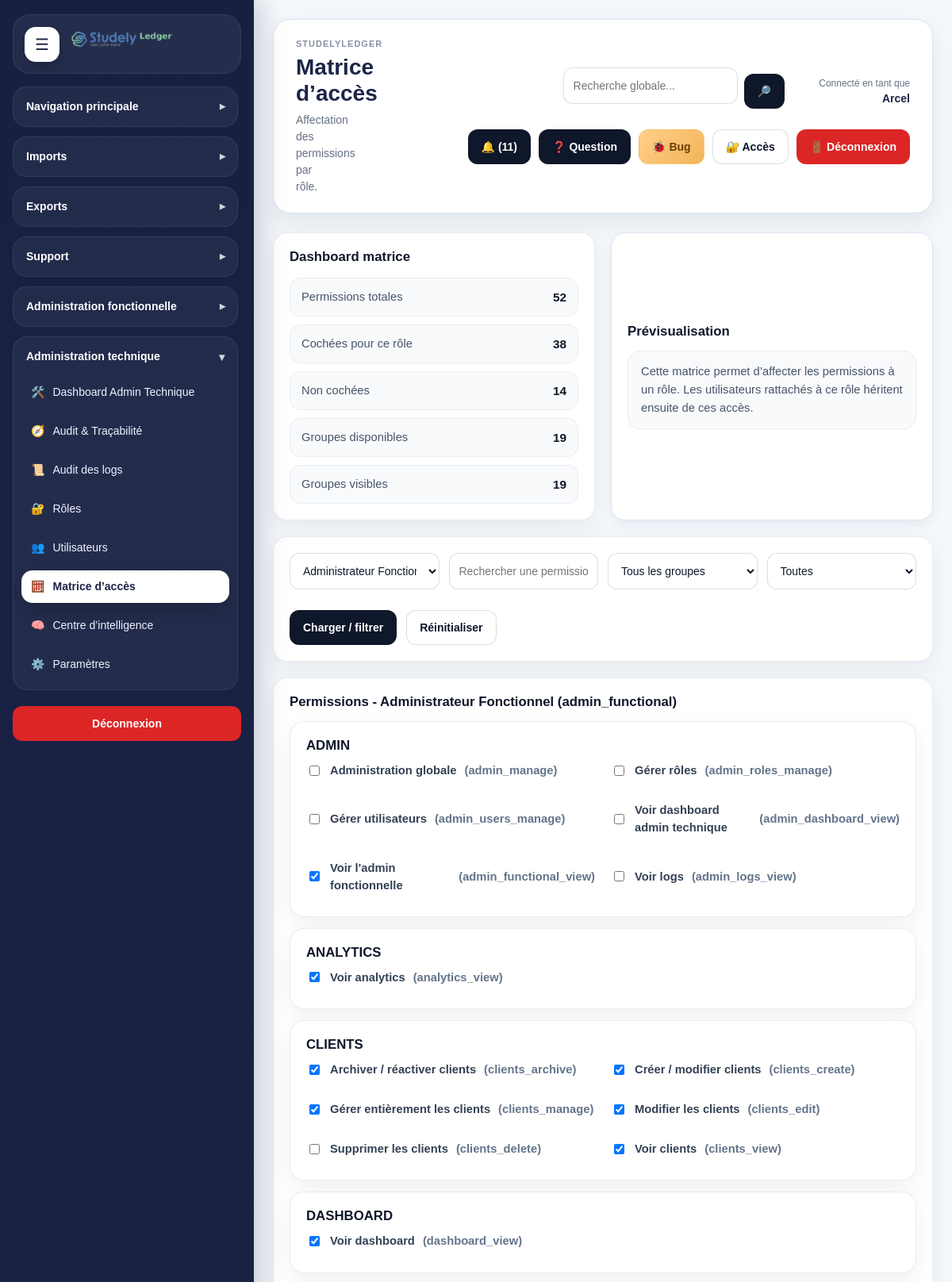
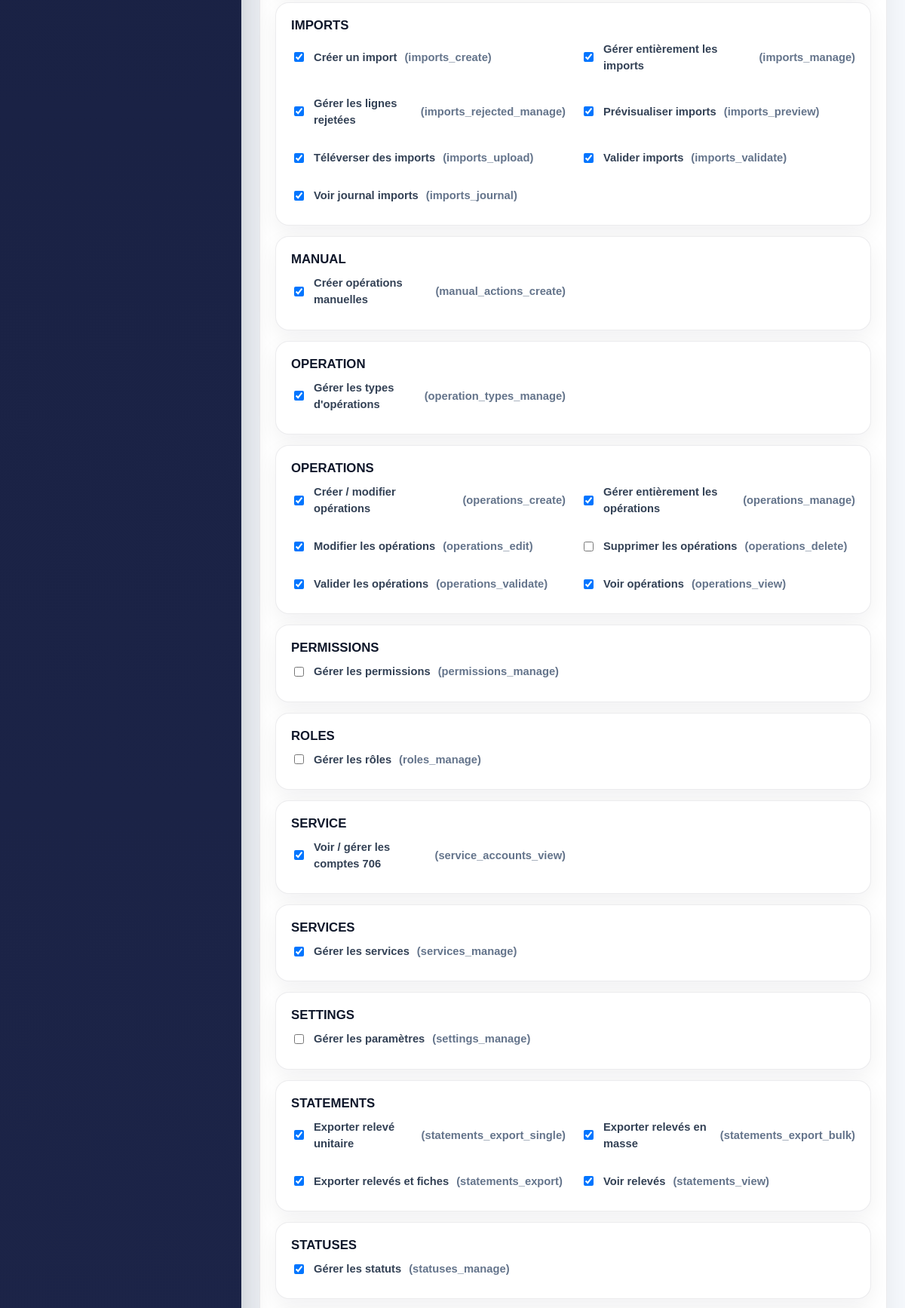
The app's page /modules/admin/access_matrix.php (signed in, upper part) with its own data (2 pictures, top to bottom).
### tables this page shows
CREATE TABLE `roles` (
  `id` int(11) NOT NULL,
  `code` varchar(100) NOT NULL,
  `label` varchar(150) NOT NULL,
  `created_at` datetime NOT NULL DEFAULT current_timestamp()
);

CREATE TABLE `permissions` (
  `id` int(11) NOT NULL,
  `code` varchar(120) NOT NULL,
  `label` varchar(180) NOT NULL,
  `created_at` datetime NOT NULL DEFAULT current_timestamp()
);

### includes/admin_functions.php (called while the page is built, shortened)
<?php
if (!function_exists('e')) {
    function e(?string $value): string
    {
        return htmlspecialchars((string)($value ?? ''), ENT_QUOTES, 'UTF-8');
    }
}
        ?>

### modules/admin/access_matrix.php (the view, shortened to what this page needs)
<?php
$pdo = getPDO();
require_once __DIR__ . '/../../includes/admin_functions.php';
if (!function_exists('aam_fetch_roles')) {
    function aam_fetch_roles(PDO $pdo): array
    {
        return $pdo->query("
            SELECT id, code, label
            FROM roles
            ORDER BY label ASC
        ")->fetchAll(PDO::FETCH_ASSOC);
    }
}
if (!function_exists('aam_fetch_permissions')) {
    function aam_fetch_permissions(PDO $pdo): array
    {
        return $pdo->query("
            SELECT id, code, label
            FROM permissions
            ORDER BY label ASC
        ")->fetchAll(PDO::FETCH_ASSOC);
    }
}
if (!function_exists('aam_find_role')) {
    function aam_find_role(PDO $pdo, int $roleId): ?array
    {
        $stmt = $pdo->prepare("
            SELECT id, code, label
            FROM roles
            WHERE id = ?
            LIMIT 1
        ");
        $stmt->execute([$roleId]);
        $row = $stmt->fetch(PDO::FETCH_ASSOC);
        return $row ?: null;
    }
}
if (!function_exists('aam_fetch_current_permission_ids')) {
    function aam_fetch_current_permission_ids(PDO $pdo, int $roleId): array
    {
        $stmt = $pdo->prepare("
            SELECT permission_id
            FROM role_permissions
            WHERE role_id = ?
        ");
        $stmt->execute([$roleId]);
        return array_map('intval', $stmt->fetchAll(PDO::FETCH_COLUMN));
    }
}
if (!function_exists('aam_group_permissions')) {
    function aam_group_permissions(array $permissions): array
    {
        $grouped = [];
        foreach ($permissions as $permission) {
            $code = (string)($permission['code'] ?? '');
            $parts = explode('_', $code);
            $group = $parts[0] ?? 'other';
            if (!isset($grouped[$group])) {
                $grouped[$group] = [];
            }
            $grouped[$group][] = $permission;
        }
        ksort($grouped);
        return $grouped;
    }
}
$previewMode = false;
$previewData = null;
$roles = aam_fetch_roles($pdo);
$permissions = aam_fetch_permissions($pdo);
$selectedRoleId = (int)($_GET['role_id'] ?? $_POST['role_id'] ?? 0);
if ($selectedRoleId <= 0 && !empty($roles)) {
    $selectedRoleId = (int)$roles[0]['id'];
}
$filterPermissionSearch = trim((string)($_GET['filter_permission_search'] ?? $_POST['filter_permission_search'] ?? ''));
$currentPermissionIds = $selectedRoleId > 0 ? aam_fetch_current_permission_ids($pdo, $selectedRoleId) : [];
$formPermissionIds = $currentPermissionIds;
$selectedRole = $selectedRoleId > 0 ? aam_find_role($pdo, $selectedRoleId) : null;
$groupedPermissions = aam_group_permissions($permissions);
$filteredGroupedPermissions = [];
foreach ($groupedPermissions as $group => $items) {
    $kept = [];
    foreach ($items as $permission) {
        $kept[] = $permission;
    }
    if ($kept) {
        $filteredGroupedPermissions[$group] = $kept;
    }
}
$dashboard = [
    'total_permissions' => count($permissions),
    'checked_permissions' => count($formPermissionIds),
    'unchecked_permissions' => max(0, count($permissions) - count($formPermissionIds)),
    'groups_count' => count($groupedPermissions),
    'visible_groups_count' => count($filteredGroupedPermissions),
];
require_once __DIR__ . '/../../includes/document_start.php';
?>
<div class="layout">
    <?php require_once __DIR__ . '/../../includes/sidebar.php'; ?>
    <div class="main">
        <?php require_once __DIR__ . '/../../includes/header.php'; ?>
        <div class="dashboard-grid-2" style="margin-bottom:20px;">
            <div class="card">
                <h3 class="section-title">Dashboard matrice</h3>
                <div class="sl-data-list">
                    <div class="sl-data-list__row"><span>Permissions totales</span><strong><?= (int)$dashboard['total_permissions'] ?></strong></div>
                    <div class="sl-data-list__row"><span>Cochées pour ce rôle</span><strong><?= (int)$dashboard['checked_permissions'] ?></strong></div>
                    <div class="sl-data-list__row"><span>Non cochées</span><strong><?= (int)$dashboard['unchecked_permissions'] ?></strong></div>
                    <div class="sl-data-list__row"><span>Groupes disponibles</span><strong><?= (int)$dashboard['groups_count'] ?></strong></div>
                    <div class="sl-data-list__row"><span>Groupes visibles</span><strong><?= (int)$dashboard['visible_groups_count'] ?></strong></div>
                </div>
            </div>
            <div class="dashboard-panel">
                <h3 class="section-title">Prévisualisation</h3>
                <?php if ($previewMode && $previewData): ?>
                    <div class="sl-data-list">
                        <div class="sl-data-list__row">
                            <span>Rôle</span>
                            <strong><?= e(($previewData['role']['label'] ?? '') . ' (' . ($previewData['role']['code'] ?? '') . ')') ?></strong>
                        </div>
                        <div class="sl-data-list__row">
                            <span>Nombre de permissions</span>
                            <strong><?= (int)$previewData['permission_count'] ?></strong>
                        </div>
                    </div>
                    <?php if (!empty($previewData['grouped'])): ?>
                        <?php foreach ($previewData['grouped'] as $group => $items): ?>
                            <div class="table-card" style="margin-top:14px;">
                                <h4 class="section-title"><?= e(strtoupper($group)) ?></h4>
                                <ul style="margin:0; padding-left:18px;">
                                    <?php foreach ($items as $permission): ?>
                                        <li><?= e($permission['label']) ?> <span class="muted">(<?= e($permission['code']) ?>)</span></li>
                                    <?php endforeach; ?>
                                </ul>
                            </div>
                        <?php endforeach; ?>
                    <?php else: ?>
                        <div class="dashboard-note" style="margin-top:14px;">Aucune permission sélectionnée.</div>
                    <?php endif; ?>
                <?php else: ?>
                    <div class="dashboard-note">
                        Cette matrice permet d’affecter les permissions à un rôle. Les utilisateurs rattachés à ce rôle héritent ensuite de ces accès.
                    </div>
                <?php endif; ?>
            </div>
        </div>
        <div class="form-card" style="margin-bottom:20px;">
            <form method="GET" class="inline-form">
                <select name="role_id">
                    <?php foreach ($roles as $role): ?>
                        <option value="<?= (int)$role['id'] ?>" <?= $selectedRoleId === (int)$role['id'] ? 'selected' : '' ?>>
                            <?= e($role['label']) ?> (<?= e($role['code']) ?>)
                        </option>
                    <?php endforeach; ?>
                </select>
                <input type="text" name="filter_permission_search" value="<?= e($filterPermissionSearch) ?>" placeholder="Rechercher une permission">
                <select name="filter_group">
                    <option value="">Tous les groupes</option>
                </select>
                <select name="filter_checked">
                    <option value="">Toutes</option>
                </select>
                <button type="submit" class="btn btn-secondary">Charger / filtrer</button>
                <a href="<?= e(APP_URL) ?>modules/admin/access_matrix.php?role_id=<?= (int)$selectedRoleId ?>" class="btn btn-outline">Réinitialiser</a>
            </form>
        </div>
        <div class="form-card">
            <form method="POST">
                <h3 class="section-title">
                    Permissions<?= $selectedRole ? ' - ' . e($selectedRole['label'] . ' (' . $selectedRole['code'] . ')') : '' ?>
                </h3>
                <?php foreach ($filteredGroupedPermissions as $group => $items): ?>
                    <div class="table-card" style="margin-top:14px;">
                        <h4 class="section-title" style="margin-bottom:10px;"><?= e(strtoupper($group)) ?></h4>
                        <div class="dashboard-grid-2">
                            <?php foreach ($items as $permission): ?>
                                <label style="display:flex;gap:10px;align-items:center;">
                                    <input
                                        type="checkbox"
                                        name="permission_ids[]"
                                        value="<?= (int)$permission['id'] ?>"
                                        <?= in_array((int)$permission['id'], $formPermissionIds, true) ? 'checked' : '' ?>
                                    >
                                    <?= e($permission['label']) ?>
                                    <span class="muted">(<?= e($permission['code']) ?>)</span>
                                </label>
                            <?php endforeach; ?>
                        </div>
                    </div>
                <?php endforeach; ?>
            </form>
        </div>
    </div>
</div>
<?php require_once __DIR__ . '/../../includes/document_end.php'; ?>

### assets/css/style.css (style rules this page uses)
:root { --bg:#f4f7fb; --surface:#ffffff; --surface-soft:#f8fbff; --border:#dbe4f0; --border-strong:#c8d5e6; --text:#1f2937; --muted:#667085; --heading:#1d2549; --primary:#1d2549; --primary-2:#2f4db8; --primary-soft:#eef2ff; --success:#117a4f; --success-soft:#e8f8f0; --danger:#b42318; --danger-soft:#fff1f2; --warning:#b54708; --warning-soft:#fff7ed; --info:#175cd3; --info-soft:#eff6ff; --shadow-sm:0 6px 16px rgba(18, 38, 63, 0.06); --shadow-md:0 12px 30px rgba(18, 38, 63, 0.08); --shadow-lg:0 18px 45px rgba(18, 38, 63, 0.12); --radius-sm:12px; --radius-md:18px; --radius-lg:24px; --sidebar-width:320px; --sidebar-width-collapsed:96px; }
*, *::before, *::after { box-sizing:border-box; }
html, body { margin:0; padding:0; min-height:100%; }
body { font-family:Arial, Helvetica, sans-serif; font-size:14px; line-height:1.5; color:var(--text); background:var(--bg); }
.layout { display:flex; min-height:100vh; width:100%; }
.main { flex:1 1 auto; min-width:0; padding:24px; }
h1,h2,h3,h4,h5,h6 { margin:0 0 12px 0; color:var(--heading); line-height:1.2; }
h3 { font-size:20px; }
.muted { color:var(--muted); }
.section-title { margin-bottom:14px; }
.card, .form-card, .table-card, .dashboard-panel { background:var(--surface); border:1px solid var(--border); border-radius:var(--radius-md); box-shadow:var(--shadow-sm); padding:20px; }
.dashboard-grid-2 { display:grid; grid-template-columns:repeat(2, minmax(0, 1fr)); gap:20px; }
.dashboard-note, .suggestion-box { background:var(--surface-soft); border:1px solid var(--border); border-radius:14px; padding:14px 16px; color:var(--muted); }
.dashboard-panel { display:flex; flex-direction:column; justify-content:center; }
.btn { display:inline-flex; align-items:center; justify-content:center; gap:8px; min-height:42px; padding:10px 16px; border-radius:14px; border:1px solid transparent; font-weight:700; font-size:14px; cursor:pointer; transition:transform .16s ease, box-shadow .16s ease, opacity .16s ease, background .16s ease, border-color .16s ease; text-decoration:none; white-space:nowrap; }
.btn-secondary { color:var(--primary); background:var(--primary-soft); border-color:#cfd8ff; }
.btn-outline { color:var(--heading); background:#fff; border-color:var(--border-strong); }
form { margin:0; }
label { display:block; margin:0 0 6px 0; font-weight:600; color:var(--heading); }
input[type="text"], input[type="email"], input[type="password"], input[type="number"], input[type="date"], input[type="file"], select, textarea { width:100%; border:1px solid var(--border); border-radius:14px; padding:12px 14px; font-size:14px; background:#fff; color:var(--text); outline:none; transition:border-color .16s ease, box-shadow .16s ease, background .16s ease; margin-bottom:14px; }
.inline-form { display:flex; flex-wrap:wrap; gap:12px; align-items:end; }
.inline-form > * { flex:1 1 180px; }
.inline-form .btn, .inline-form button { flex:0 0 auto; }
.main { overflow-x: hidden; }
.layout, .main, .sl-grid, .sl-card, .sl-chart-box { scroll-behavior: auto !important; }
html { scroll-behavior: auto; }
.sl-data-list { display: grid; gap: 10px; }
.sl-data-list__row { display: flex; justify-content: space-between; gap: 12px; min-height: 48px; align-items: center; padding: 12px 14px; border-radius: 12px; background: rgba(248, 250, 252, 0.85); border: 1px solid rgba(148, 163, 184, 0.14); }
.sl-data-list__row span { color: #475569; font-size: 0.92rem; }
.sl-data-list__row strong { color: #0f172a; font-size: 0.96rem; font-weight: 800; text-align: right; }

### records on screen
roles: label+code "Administrateur Fonctionnel (admin_functional)"
permissions: label "Administration globale", code "admin_manage"
permissions: label "Gérer rôles", code "admin_roles_manage"
permissions: label "Gérer utilisateurs", code "admin_users_manage"
permissions: label "Voir dashboard admin technique", code "admin_dashboard_view"
permissions: id "☑", label "Voir l'admin fonctionnelle", code "admin_functional_view"
permissions: label "Voir logs", code "admin_logs_view"
permissions: id "☑", label "Voir analytics", code "analytics_view"
permissions: id "☑", label "Archiver / réactiver clients", code "clients_archive"
permissions: id "☑", label "Créer / modifier clients", code "clients_create"
permissions: id "☑", label "Gérer entièrement les clients", code "clients_manage"
permissions: id "☑", label "Modifier les clients", code "clients_edit"
permissions: label "Supprimer les clients", code "clients_delete"
permissions: id "☑", label "Voir clients", code "clients_view"
permissions: id "☑", label "Voir dashboard", code "dashboard_view"
permissions: id "☑", label "Créer un import", code "imports_create"
permissions: id "☑", label "Gérer entièrement les imports", code "imports_manage"
permissions: id "☑", label "Gérer les lignes rejetées", code "imports_rejected_manage"
permissions: id "☑", label "Prévisualiser imports", code "imports_preview"
permissions: id "☑", label "Téléverser des imports", code "imports_upload"
permissions: id "☑", label "Valider imports", code "imports_validate"
permissions: id "☑", label "Voir journal imports", code "imports_journal"
permissions: id "☑", label "Créer opérations manuelles", code "manual_actions_create"
permissions: id "☑", label "Gérer les types d'opérations", code "operation_types_manage"
permissions: id "☑", label "Créer / modifier opérations", code "operations_create"
permissions: id "☑", label "Gérer entièrement les opérations", code "operations_manage"
permissions: id "☑", label "Modifier les opérations", code "operations_edit"
permissions: label "Supprimer les opérations", code "operations_delete"
permissions: id "☑", label "Valider les opérations", code "operations_validate"
permissions: id "☑", label "Voir opérations", code "operations_view"
permissions: label "Gérer les permissions", code "permissions_manage"
permissions: label "Gérer les rôles", code "roles_manage"
permissions: id "☑", label "Voir / gérer les comptes 706", code "service_accounts_view"
permissions: id "☑", label "Gérer les services", code "services_manage"
permissions: label "Gérer les paramètres", code "settings_manage"
permissions: id "☑", label "Exporter relevé unitaire", code "statements_export_single"
permissions: id "☑", label "Exporter relevés en masse", code "statements_export_bulk"
permissions: id "☑", label "Exporter relevés et fiches", code "statements_export"
permissions: id "☑", label "Voir relevés", code "statements_view"
permissions: id "☑", label "Gérer les statuts", code "statuses_manage"

### other values on screen
APP_NAME "STUDELYLEDGER"
$title "Matrice d’accès"
$subtitle "Affectation des permissions par rôle."
$currentUser "Arcel"
$notificationCount "11"
$dashboard['total_permissions'] "52"
$dashboard['checked_permissions'] "38"
$dashboard['unchecked_permissions'] "14"
$dashboard['groups_count'] "19"
$dashboard['visible_groups_count'] "19"
$group "ADMIN"
$group "ANALYTICS"
$group "CLIENTS"
$group "DASHBOARD"
$group "IMPORTS"
